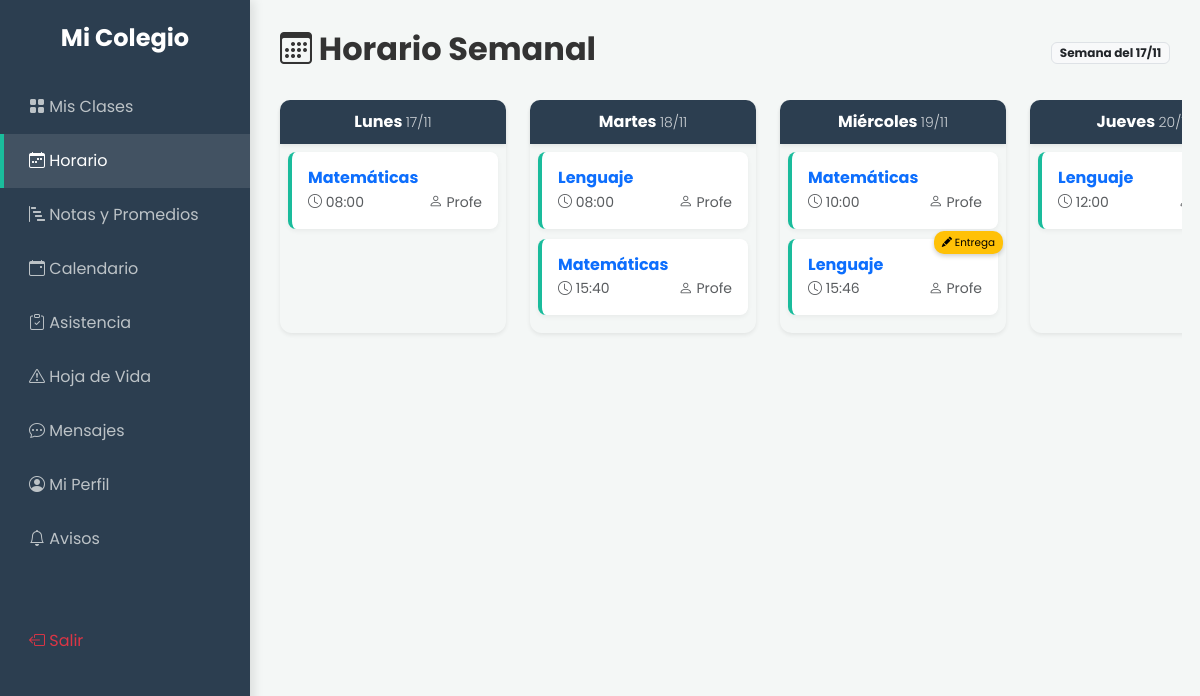
Page /alumno/horario.php (signed in) on the earlier database version.
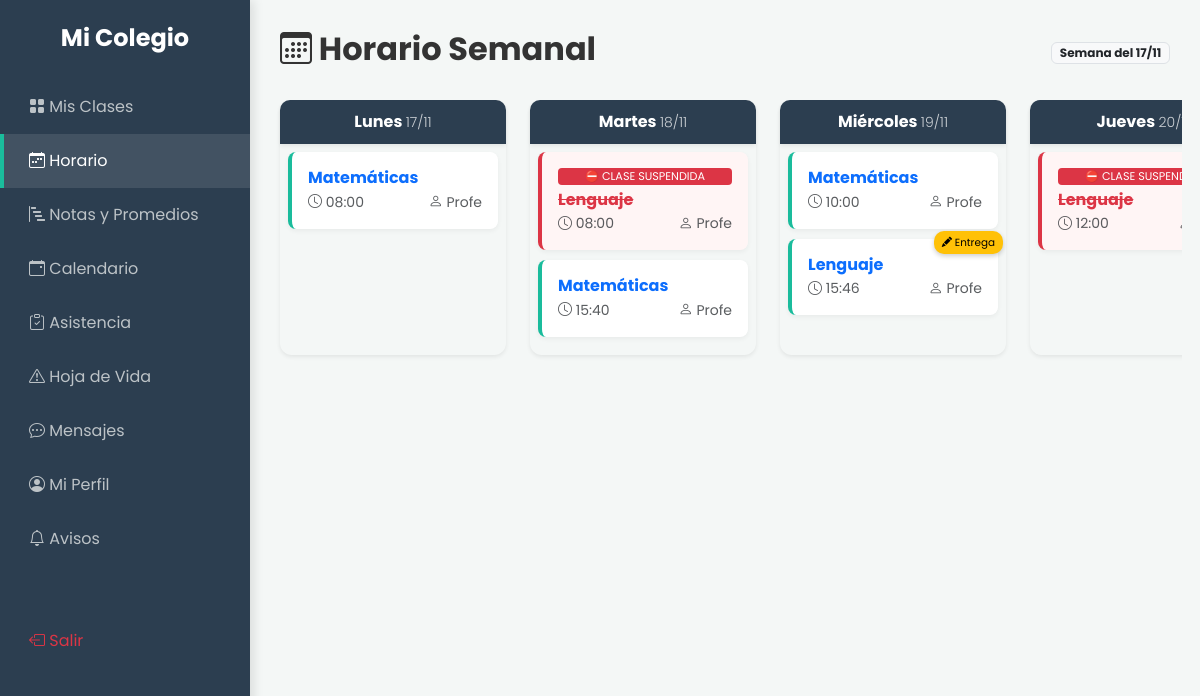
Same page on the later database version.
### tables this page shows
CREATE TABLE `horarios` (
  `id` int(11) NOT NULL,
  `programacion_id` int(11) NOT NULL,
  `dia` enum('Lunes','Martes','Miércoles','Jueves','Viernes') NOT NULL,
  `hora_inicio` time NOT NULL,
  `hora_fin` time NOT NULL,
  `aula` varchar(50) DEFAULT 'Sala Base',
  `estado` enum('activo','suspendido') DEFAULT 'activo'
);

CREATE TABLE `asignaturas` (
  `id` int(11) NOT NULL,
  `nombre` varchar(50) NOT NULL
);

CREATE TABLE `usuarios` (
  `id` int(11) NOT NULL,
  `nombre` varchar(100) NOT NULL,
  `email` varchar(100) NOT NULL,
  `password` varchar(255) NOT NULL,
  `rol` enum('director','profesor','alumno','apoderado','administrador') NOT NULL,
  `foto` varchar(255) DEFAULT 'default.jpg',
  `created_at` timestamp NOT NULL DEFAULT current_timestamp()
);

### alumno/horario.php (the view, shortened to what the changed rows need)
<?php
require '../config/db.php';
$alumno_id = $_SESSION['user_id'];
$stmtCurso = $pdo->prepare("SELECT curso_id FROM matriculas WHERE alumno_id = ?");
$stmtCurso->execute([$alumno_id]);
$curso = $stmtCurso->fetch();
$curso_id = $curso['curso_id'];
$lunes_timestamp = strtotime('monday this week');
$fechas_semana = [];
$dias_espanol = ['Lunes', 'Martes', 'Miércoles', 'Jueves', 'Viernes'];
for ($i = 0; $i < 5; $i++) {
    $dia_nombre = $dias_espanol[$i];
    $fecha_dia = date('Y-m-d', strtotime("+$i days", $lunes_timestamp));
    $fechas_semana[$dia_nombre] = $fecha_dia;
}
$sqlPruebas = "SELECT a.fecha_limite, a.tipo, pa.id as prog_id
               FROM actividades a
               JOIN programacion_academica pa ON a.programacion_id = pa.id
               WHERE pa.curso_id = :cid
               AND DATE(a.fecha_limite) BETWEEN :inicio AND :fin";
$stmtP = $pdo->prepare($sqlPruebas);
$stmtP->execute(['cid' => $curso_id, 'inicio' => reset($fechas_semana), 'fin' => end($fechas_semana)]);
$sql = "SELECT h.dia, h.hora_inicio, h.hora_fin, h.estado, a.nombre as materia, u.nombre as profe, pa.id as prog_id
        FROM horarios h
        JOIN programacion_academica pa ON h.programacion_id = pa.id
        JOIN asignaturas a ON pa.asignatura_id = a.id
        JOIN usuarios u ON pa.profesor_id = u.id
        WHERE pa.curso_id = :cid
        ORDER BY FIELD(h.dia, 'Lunes', 'Martes', 'Miércoles', 'Jueves', 'Viernes'), h.hora_inicio";
$stmt = $pdo->prepare($sql);
$stmt->execute(['cid' => $curso_id]);
$horario = $stmt->fetchAll(PDO::FETCH_GROUP);
?>
<!DOCTYPE html>
<html lang="es">
<head>
    <link href="https://cdn.jsdelivr.net/npm/bootstrap@5.3.0/dist/css/bootstrap.min.css" rel="stylesheet">
    <link rel="stylesheet" href="https://cdn.jsdelivr.net/npm/bootstrap-icons@1.10.5/font/bootstrap-icons.css">
    <link href="../assets/css/style.css" rel="stylesheet">
</head>
<body>
    <div class="main-content">
        <div class="d-flex justify-content-between align-items-center mb-4">
            <h2 class="fw-bold"><i class="bi bi-calendar3"></i> Horario Semanal</h2>
        </div>
        <div class="row flex-nowrap overflow-auto pb-3">
            <?php foreach ($dias_espanol as $dia): ?>
                <?php
                    $fecha_actual = $fechas_semana[$dia];
                ?>
                <div class="col-md-4 col-lg-3 mb-4" style="min-width: 250px;">
                    <div class="card h-100 border-0 shadow-sm bg-transparent">
                        <div class="day-header shadow-sm">
                            <?php echo $dia; ?> <span class="fw-light small opacity-75"><?php echo date("d/m", strtotime($fecha_actual)); ?></span>
                        </div>
                        <div class="p-2">
                            <?php if (isset($horario[$dia])): ?>
                                <?php foreach ($horario[$dia] as $clase): ?>
                                    <?php
                                        $clase_suspendida = ($clase['estado'] == 'suspendido');
                                        $estilo_extra = $clase_suspendida ? 'border-left: 4px solid #dc3545 !important; background-color: #fff5f5;' : '';
                                        $texto_materia = $clase_suspendida ? 'text-danger text-decoration-line-through' : 'text-primary';
                                        $onclick = $clase_suspendida ? "alert('⛔ Esta clase ha sido suspendida por el profesor.')" : "verDetalle({$clase['prog_id']}, '{$clase['materia']}')";
                                    ?>
                                    <div class="clase-card p-3" style="<?php echo $estilo_extra; ?>" onclick="<?php echo $onclick; ?>">
                                        <?php if($clase_suspendida): ?>
                                            <div class="badge-suspendida">⛔ CLASE SUSPENDIDA</div>
                                        <?php endif; ?>
                                        <h6 class="fw-bold mb-1 <?php echo $texto_materia; ?>"><?php echo $clase['materia']; ?></h6>
                                        <div class="d-flex justify-content-between small text-muted">
                                            <span><i class="bi bi-clock"></i> <?php echo substr($clase['hora_inicio'], 0, 5); ?></span>
                                            <span><i class="bi bi-person"></i> <?php echo explode(" ", $clase['profe'])[0]; ?></span>
                                        </div>
                                    </div>
                                <?php endforeach; ?>
                            <?php endif; ?>
                        </div>
                    </div>
                </div>
            <?php endforeach; ?>
        </div>
    </div>
</body>
</html>

Differences in the rows shown:
changed horarios (number 2 of 6 on the later page): estado "activo" → "suspendido" (drawn)
changed horarios (number 6 of 6 on the later page): estado "activo" → "suspendido" (drawn)
Other differences:
new list line: "⛔ CLASE SUSPENDIDA"
new list line: "⛔ CLASE…"
